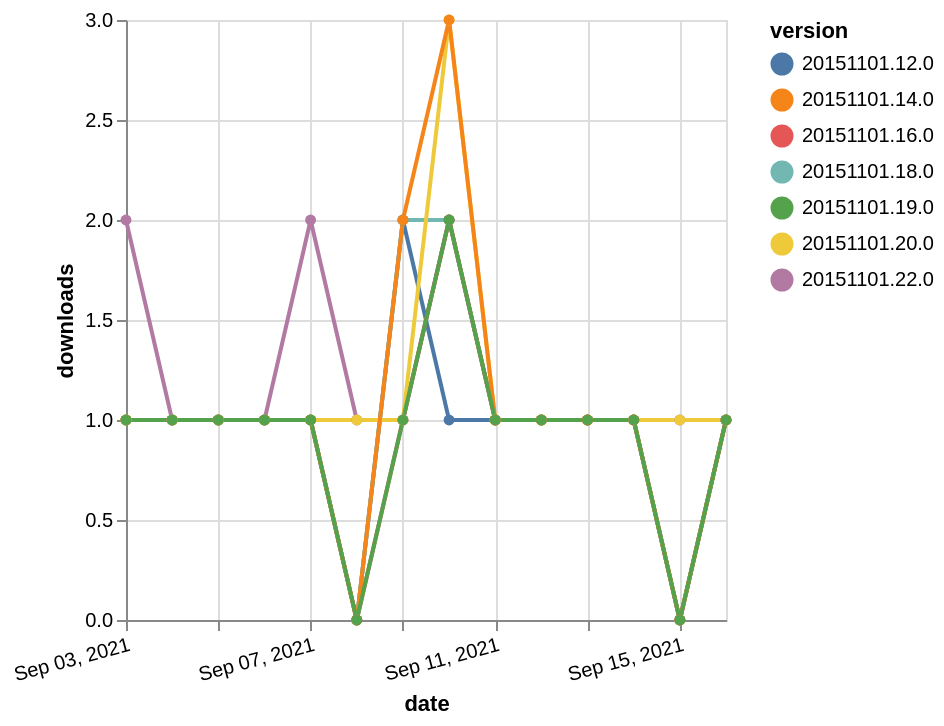

Vega-Lite specification for this chart:
### Vega-Lite specification from a JSON file in a GitHub repository (floating-point values rounded to 4 significant figures)
{"$schema": "https://vega.github.io/schema/vega-lite/v5.json", "description": "A simple bar chart with embedded data.", "data": {"values": [{"date": "2021-09-03", "total": 116, "delta": 2, "version": "20151101.22.0"}, {"date": "2021-09-04", "total": 117, "delta": 1, "version": "20151101.22.0"}, {"date": "2021-09-05", "total": 118, "delta": 1, "version": "20151101.22.0"}, {"date": "2021-09-06", "total": 119, "delta": 1, "version": "20151101.22.0"}, {"date": "2021-09-07", "total": 121, "delta": 2, "version": "20151101.22.0"}, {"date": "2021-09-08", "total": 122, "delta": 1, "version": "20151101.22.0"}, {"date": "2021-09-09", "total": 123, "delta": 1, "version": "20151101.22.0"}, {"date": "2021-09-10", "total": 125, "delta": 2, "version": "20151101.22.0"}, {"date": "2021-09-11", "total": 126, "delta": 1, "version": "20151101.22.0"}, {"date": "2021-09-12", "total": 127, "delta": 1, "version": "20151101.22.0"}, {"date": "2021-09-13", "total": 128, "delta": 1, "version": "20151101.22.0"}, {"date": "2021-09-14", "total": 129, "delta": 1, "version": "20151101.22.0"}, {"date": "2021-09-15", "total": 130, "delta": 1, "version": "20151101.22.0"}, {"date": "2021-09-16", "total": 131, "delta": 1, "version": "20151101.22.0"}, {"date": "2021-09-03", "total": 236, "delta": 1, "version": "20151101.12.0"}, {"date": "2021-09-04", "total": 237, "delta": 1, "version": "20151101.12.0"}, {"date": "2021-09-05", "total": 238, "delta": 1, "version": "20151101.12.0"}, {"date": "2021-09-06", "total": 239, "delta": 1, "version": "20151101.12.0"}, {"date": "2021-09-07", "total": 240, "delta": 1, "version": "20151101.12.0"}, {"date": "2021-09-08", "total": 240, "delta": 0, "version": "20151101.12.0"}, {"date": "2021-09-09", "total": 242, "delta": 2, "version": "20151101.12.0"}, {"date": "2021-09-10", "total": 243, "delta": 1, "version": "20151101.12.0"}, {"date": "2021-09-11", "total": 244, "delta": 1, "version": "20151101.12.0"}, {"date": "2021-09-12", "total": 245, "delta": 1, "version": "20151101.12.0"}, {"date": "2021-09-13", "total": 246, "delta": 1, "version": "20151101.12.0"}, {"date": "2021-09-14", "total": 247, "delta": 1, "version": "20151101.12.0"}, {"date": "2021-09-15", "total": 247, "delta": 0, "version": "20151101.12.0"}, {"date": "2021-09-16", "total": 248, "delta": 1, "version": "20151101.12.0"}, {"date": "2021-09-03", "total": 155, "delta": 1, "version": "20151101.18.0"}, {"date": "2021-09-04", "total": 156, "delta": 1, "version": "20151101.18.0"}, {"date": "2021-09-05", "total": 157, "delta": 1, "version": "20151101.18.0"}, {"date": "2021-09-06", "total": 158, "delta": 1, "version": "20151101.18.0"}, {"date": "2021-09-07", "total": 159, "delta": 1, "version": "20151101.18.0"}, {"date": "2021-09-08", "total": 159, "delta": 0, "version": "20151101.18.0"}, {"date": "2021-09-09", "total": 161, "delta": 2, "version": "20151101.18.0"}, {"date": "2021-09-10", "total": 163, "delta": 2, "version": "20151101.18.0"}, {"date": "2021-09-11", "total": 164, "delta": 1, "version": "20151101.18.0"}, {"date": "2021-09-12", "total": 165, "delta": 1, "version": "20151101.18.0"}, {"date": "2021-09-13", "total": 166, "delta": 1, "version": "20151101.18.0"}, {"date": "2021-09-14", "total": 167, "delta": 1, "version": "20151101.18.0"}, {"date": "2021-09-15", "total": 167, "delta": 0, "version": "20151101.18.0"}, {"date": "2021-09-16", "total": 168, "delta": 1, "version": "20151101.18.0"}, {"date": "2021-09-03", "total": 173, "delta": 1, "version": "20151101.16.0"}, {"date": "2021-09-04", "total": 174, "delta": 1, "version": "20151101.16.0"}, {"date": "2021-09-05", "total": 175, "delta": 1, "version": "20151101.16.0"}, {"date": "2021-09-06", "total": 176, "delta": 1, "version": "20151101.16.0"}, {"date": "2021-09-07", "total": 177, "delta": 1, "version": "20151101.16.0"}, {"date": "2021-09-08", "total": 177, "delta": 0, "version": "20151101.16.0"}, {"date": "2021-09-09", "total": 178, "delta": 1, "version": "20151101.16.0"}, {"date": "2021-09-10", "total": 180, "delta": 2, "version": "20151101.16.0"}, {"date": "2021-09-11", "total": 181, "delta": 1, "version": "20151101.16.0"}, {"date": "2021-09-12", "total": 182, "delta": 1, "version": "20151101.16.0"}, {"date": "2021-09-13", "total": 183, "delta": 1, "version": "20151101.16.0"}, {"date": "2021-09-14", "total": 184, "delta": 1, "version": "20151101.16.0"}, {"date": "2021-09-15", "total": 184, "delta": 0, "version": "20151101.16.0"}, {"date": "2021-09-16", "total": 185, "delta": 1, "version": "20151101.16.0"}, {"date": "2021-09-03", "total": 171, "delta": 1, "version": "20151101.20.0"}, {"date": "2021-09-04", "total": 172, "delta": 1, "version": "20151101.20.0"}, {"date": "2021-09-05", "total": 173, "delta": 1, "version": "20151101.20.0"}, {"date": "2021-09-06", "total": 174, "delta": 1, "version": "20151101.20.0"}, {"date": "2021-09-07", "total": 175, "delta": 1, "version": "20151101.20.0"}, {"date": "2021-09-08", "total": 176, "delta": 1, "version": "20151101.20.0"}, {"date": "2021-09-09", "total": 177, "delta": 1, "version": "20151101.20.0"}, {"date": "2021-09-10", "total": 180, "delta": 3, "version": "20151101.20.0"}, {"date": "2021-09-11", "total": 181, "delta": 1, "version": "20151101.20.0"}, {"date": "2021-09-12", "total": 182, "delta": 1, "version": "20151101.20.0"}, {"date": "2021-09-13", "total": 183, "delta": 1, "version": "20151101.20.0"}, {"date": "2021-09-14", "total": 184, "delta": 1, "version": "20151101.20.0"}, {"date": "2021-09-15", "total": 185, "delta": 1, "version": "20151101.20.0"}, {"date": "2021-09-16", "total": 186, "delta": 1, "version": "20151101.20.0"}, {"date": "2021-09-03", "total": 296, "delta": 1, "version": "20151101.14.0"}, {"date": "2021-09-04", "total": 297, "delta": 1, "version": "20151101.14.0"}, {"date": "2021-09-05", "total": 298, "delta": 1, "version": "20151101.14.0"}, {"date": "2021-09-06", "total": 299, "delta": 1, "version": "20151101.14.0"}, {"date": "2021-09-07", "total": 300, "delta": 1, "version": "20151101.14.0"}, {"date": "2021-09-08", "total": 300, "delta": 0, "version": "20151101.14.0"}, {"date": "2021-09-09", "total": 302, "delta": 2, "version": "20151101.14.0"}, {"date": "2021-09-10", "total": 305, "delta": 3, "version": "20151101.14.0"}, {"date": "2021-09-11", "total": 306, "delta": 1, "version": "20151101.14.0"}, {"date": "2021-09-12", "total": 307, "delta": 1, "version": "20151101.14.0"}, {"date": "2021-09-13", "total": 308, "delta": 1, "version": "20151101.14.0"}, {"date": "2021-09-14", "total": 309, "delta": 1, "version": "20151101.14.0"}, {"date": "2021-09-15", "total": 309, "delta": 0, "version": "20151101.14.0"}, {"date": "2021-09-16", "total": 310, "delta": 1, "version": "20151101.14.0"}, {"date": "2021-09-03", "total": 138, "delta": 1, "version": "20151101.19.0"}, {"date": "2021-09-04", "total": 139, "delta": 1, "version": "20151101.19.0"}, {"date": "2021-09-05", "total": 140, "delta": 1, "version": "20151101.19.0"}, {"date": "2021-09-06", "total": 141, "delta": 1, "version": "20151101.19.0"}, {"date": "2021-09-07", "total": 142, "delta": 1, "version": "20151101.19.0"}, {"date": "2021-09-08", "total": 142, "delta": 0, "version": "20151101.19.0"}, {"date": "2021-09-09", "total": 143, "delta": 1, "version": "20151101.19.0"}, {"date": "2021-09-10", "total": 145, "delta": 2, "version": "20151101.19.0"}, {"date": "2021-09-11", "total": 146, "delta": 1, "version": "20151101.19.0"}, {"date": "2021-09-12", "total": 147, "delta": 1, "version": "20151101.19.0"}, {"date": "2021-09-13", "total": 148, "delta": 1, "version": "20151101.19.0"}, {"date": "2021-09-14", "total": 149, "delta": 1, "version": "20151101.19.0"}, {"date": "2021-09-15", "total": 149, "delta": 0, "version": "20151101.19.0"}, {"date": "2021-09-16", "total": 150, "delta": 1, "version": "20151101.19.0"}]}, "width": "container", "mark": {"type": "line", "point": {"filled": true}}, "encoding": {"x": {"field": "date", "type": "temporal", "timeUnit": "yearmonthdate", "title": "date", "axis": {"labelAngle": -15}}, "y": {"field": "delta", "type": "quantitative", "title": "downloads"}, "color": {"field": "version", "type": "nominal"}, "tooltip": {"field": "delta"}}}
